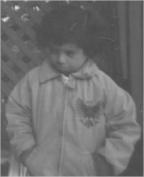
#> input picture images/nino.bmp, 144 x 177 px
$ python class_11_p1.py
#> lines starting #> are read from the running program, lines starting #| are printed output that depends on the picture
# -*- coding: utf-8 -*-
"""
Created on Sun Aug 25 20:53:25 2019

@author: luisf
"""

# =============================================================================
# DIP with openCV Class 11
#
#P1: top-hat and bot-hat increase constrast
#
# =============================================================================

import cv2
import os
import numpy as np

root = os.path.abspath(os.getcwd()) + '/images'

nino = cv2.imread('images/nino.bmp')
#> nino is the input picture: shape (177, 144, 3); min 75, max 213, mean 111.8
nino = cv2.cvtColor(nino, cv2.COLOR_BGR2GRAY)
#> nino: shape (177, 144)
r,c = nino.shape
#> r = 177; c = 144

#nino = cv2.resize(nino,(c*2,r*2),interpolation = cv2.INTER_AREA)

#using a big disk as kernel
kernel = cv2.getStructuringElement(cv2.MORPH_ELLIPSE,(12,12))

cv2.imshow('Original ',nino)

# getting tophat and blackhat
nino_bh = cv2.morphologyEx(nino, cv2.MORPH_BLACKHAT, kernel)
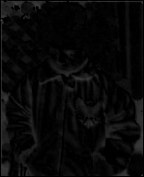
#> nino_bh: shape (177, 144); min 0, max 74, mean 8.6
nino_th = cv2.morphologyEx(nino, cv2.MORPH_TOPHAT, kernel)
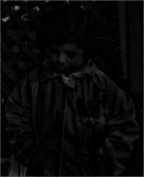
#> nino_th: shape (177, 144); min 0, max 116, mean 8.1

cv2.imshow('Blackhat - Tophat', np.column_stack((nino_bh,nino_th)) )
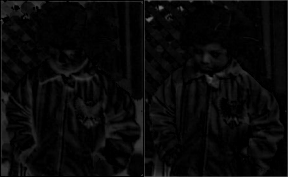
#> window 'Blackhat - Tophat': shape (177, 288); min 0, max 116, mean 8.3

# op(img) = (img + th(img)) - bh(img)

nnino = cv2.add(nino,nino_th)
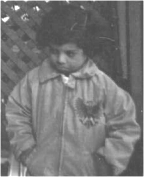
#> nnino: shape (177, 144); min 75, max 255, mean 119.8
nnino = cv2.subtract(nnino,nino_bh)
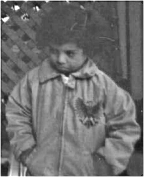
#> nnino: shape (177, 144); min 22, max 255, mean 111.3

cv2.imshow('New Nino',nnino)

cv2.waitKey(0)
cv2.destroyAllWindows()
